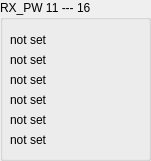
        <widget class="QGroupBox" name="groupBox_12">
         <property name="geometry">
          <rect>
           <x>320</x>
           <y>210</y>
           <width>151</width>
           <height>161</height>
          </rect>
         </property>
         <property name="toolTip">
          <string>Number of bytes in RX payload</string>
         </property>
         <property name="title">
          <string>RX_PW 11 --- 16</string>
         </property>
         <widget class="QLabel" name="lRX_PW_P0">
          <property name="geometry">
           <rect>
            <x>10</x>
            <y>30</y>
            <width>141</width>
            <height>19</height>
           </rect>
          </property>
          <property name="toolTip">
           <string>11</string>
          </property>
          <property name="text">
           <string>not set</string>
          </property>
         </widget>
         <widget class="QLabel" name="lRX_PW_P1">
          <property name="geometry">
           <rect>
            <x>10</x>
            <y>50</y>
            <width>141</width>
            <height>19</height>
           </rect>
          </property>
          <property name="toolTip">
           <string>12</string>
          </property>
          <property name="text">
           <string>not set</string>
          </property>
         </widget>
         <widget class="QLabel" name="lRX_PW_P2">
          <property name="geometry">
           <rect>
            <x>10</x>
            <y>70</y>
            <width>141</width>
            <height>19</height>
           </rect>
          </property>
          <property name="toolTip">
           <string>13</string>
          </property>
          <property name="text">
           <string>not set</string>
          </property>
         </widget>
         <widget class="QLabel" name="lRX_PW_P5">
          <property name="geometry">
           <rect>
            <x>10</x>
            <y>130</y>
            <width>141</width>
            <height>19</height>
           </rect>
          </property>
          <property name="toolTip">
           <string>16</string>
          </property>
          <property name="text">
           <string>not set</string>
          </property>
         </widget>
         <widget class="QLabel" name="lRX_PW_P3">
          <property name="geometry">
           <rect>
            <x>10</x>
            <y>90</y>
            <width>141</width>
            <height>19</height>
           </rect>
          </property>
          <property name="toolTip">
           <string>14</string>
          </property>
          <property name="text">
           <string>not set</string>
          </property>
         </widget>
         <widget class="QLabel" name="lRX_PW_P4">
          <property name="geometry">
           <rect>
            <x>10</x>
            <y>110</y>
            <width>141</width>
            <height>19</height>
           </rect>
          </property>
          <property name="toolTip">
           <string>15</string>
          </property>
          <property name="text">
           <string>not set</string>
          </property>
         </widget>
        </widget>
